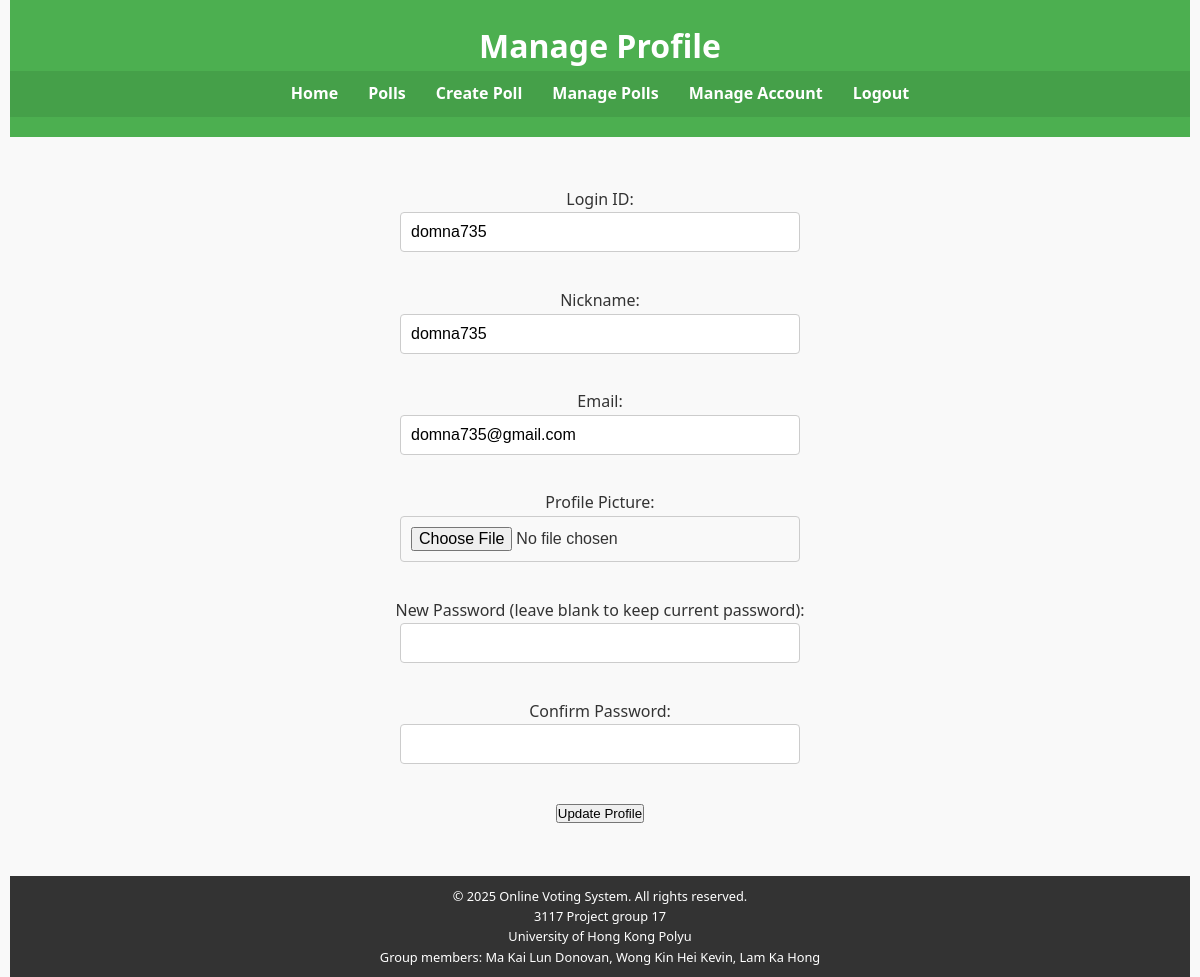
Page /manage_profile.php (signed in) on the committed database.
### tables this page shows
CREATE TABLE `users` (
  `user_id` int(11) NOT NULL,
  `login_id` varchar(50) NOT NULL,
  `nickname` varchar(50) NOT NULL,
  `email` varchar(100) NOT NULL,
  `profile_pic` varchar(255) DEFAULT NULL,
  `password` varchar(255) NOT NULL,
  `created_at` timestamp NOT NULL DEFAULT current_timestamp(),
  `login_attempts` int(11) DEFAULT 0,
  `last_attempt` datetime DEFAULT NULL
);

### manage_profile.php (the view, shortened to what this page needs)
<?php
include('db_connect.php');
$user_id = $_SESSION['user_id'];
$sql = "SELECT login_id, nickname, email, profile_pic FROM users WHERE user_id = ?";
$stmt = $conn->prepare($sql);
$stmt->bind_param("i", $user_id);
$stmt->execute();
$result = $stmt->get_result();
if ($result->num_rows > 0) {
    $user = $result->fetch_assoc();
} else {
    error_log("User profile not found for ID: " . $user_id);
    header("Location: error.php?error=UserNotFound");
    exit;
}
?>
<!DOCTYPE html>
<html lang="en">
<head>
    <link rel="stylesheet" href="styles.css">
</head>
<body>
    <header>
        <h1>Manage Profile</h1>
        <?php include('nav.php'); display_nav(1); ?>
    </header>
    <main>
        <form action="manage_profile_process.php" method="POST" enctype="multipart/form-data">
            <label for="login_id">Login ID:</label><br>
            <input type="text" id="login_id" name="login_id" value="<?php echo htmlspecialchars($user['login_id'], ENT_QUOTES, 'UTF-8'); ?>" required><br><br>
            <label for="nickname">Nickname:</label><br>
            <input type="text" id="nickname" name="nickname" value="<?php echo htmlspecialchars($user['nickname'], ENT_QUOTES, 'UTF-8'); ?>" required><br><br>
            <label for="email">Email:</label><br>
            <input type="email" id="email" name="email" value="<?php echo htmlspecialchars($user['email'], ENT_QUOTES, 'UTF-8'); ?>" required><br><br>
            <label for="profile_picture">Profile Picture:</label><br>
            <input type="file" id="profile_picture" name="profile_picture"><br><br>
            <label for="password">New Password (leave blank to keep current password):</label><br>
            <input type="password" id="password" name="password"><br><br>
            <label for="confirm_password">Confirm Password:</label><br>
            <input type="password" id="confirm_password" name="confirm_password"><br><br>
            <button type="submit">Update Profile</button>
        </form>
    </main>
    <?php include('footer.php'); ?>
</body>
</html>

### styles.css (style rules this page uses)
* { box-sizing: border-box; margin: 0; padding: 0; }
body { font-family: 'Segoe UI', Tahoma, Geneva, Verdana, sans-serif; background-color: #f9f9f9; color: #333; line-height: 1.6; display: flex; flex-direction: column; min-height: 100vh; padding: 0 10px; }
header { background-color: #4caf50; color: white; padding: 20px 0; text-align: center; position: sticky; top: 0; z-index: 1000; }
main { flex: 1; padding: 50px 20px; text-align: center; max-width: 800px; margin: 0 auto; }
input, textarea, select { padding: 10px; border: 1px solid #ccc; font-size: 1em; border-radius: 4px; width: 100%; max-width: 400px; margin-bottom: 10px; }

### rows in the picture
users: login_id "domna735", nickname "domna735", email "domna735@gmail.com"
